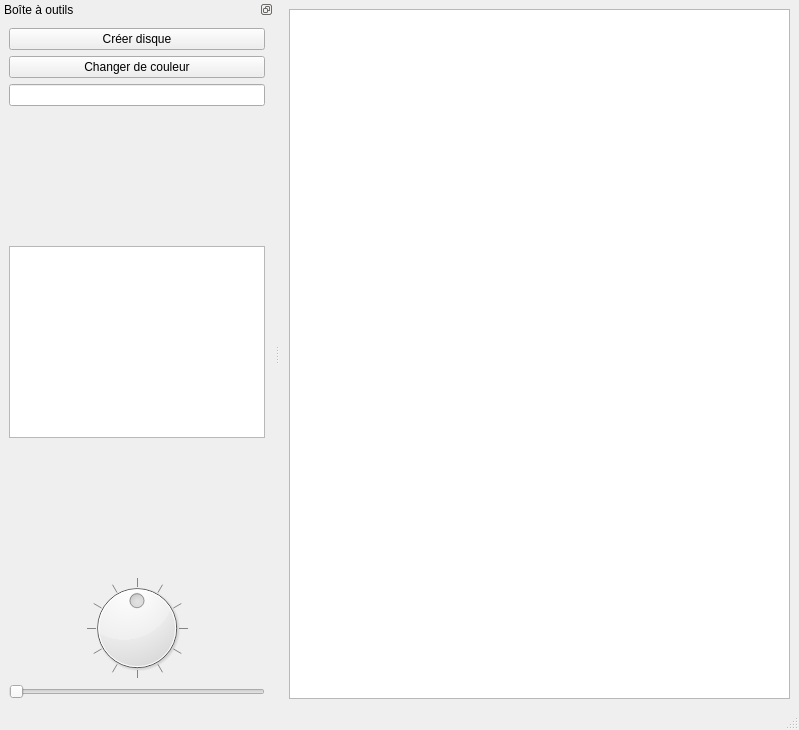
<?xml version="1.0" encoding="UTF-8"?>
<ui version="4.0">
 <class>MainWindow</class>
 <widget class="QMainWindow" name="MainWindow">
  <property name="geometry">
   <rect>
    <x>0</x>
    <y>0</y>
    <width>799</width>
    <height>730</height>
   </rect>
  </property>
  <property name="windowTitle">
   <string>MainWindow</string>
  </property>
  <property name="styleSheet">
   <string notr="true">#dockWidget{
 background-color:qlineargradient(spread:pad, x1:0.936, y1:0.188, x2:0.091, y2:1, stop:0 rgba(191, 249, 92, 255), stop:1 rgba(255, 255, 255, 255))
}</string>
  </property>
  <widget class="QWidget" name="centralWidget">
   <layout class="QHBoxLayout" name="horizontalLayout">
    <item>
     <widget class="QGraphicsView" name="vuePrincipale"/>
    </item>
   </layout>
  </widget>
  <widget class="QDockWidget" name="dockWidget">
   <property name="styleSheet">
    <string notr="true"/>
   </property>
   <property name="features">
    <set>QDockWidget::DockWidgetFloatable|QDockWidget::DockWidgetMovable</set>
   </property>
   <property name="allowedAreas">
    <set>Qt::LeftDockWidgetArea|Qt::RightDockWidgetArea</set>
   </property>
   <property name="windowTitle">
    <string>Boîte à outils</string>
   </property>
   <attribute name="dockWidgetArea">
    <number>1</number>
   </attribute>
   <widget class="QWidget" name="dockWidgetContents">
    <layout class="QVBoxLayout" name="verticalLayout">
     <item>
      <widget class="QPushButton" name="pushButtonCreerDisque">
       <property name="text">
        <string>Créer disque</string>
       </property>
      </widget>
     </item>
     <item>
      <widget class="QPushButton" name="pushButtonChangerCouleur">
       <property name="text">
        <string>Changer de couleur</string>
       </property>
      </widget>
     </item>
     <item>
      <widget class="QLineEdit" name="lineEditTexte"/>
     </item>
     <item>
      <spacer name="verticalSpacer">
       <property name="orientation">
        <enum>Qt::Vertical</enum>
       </property>
       <property name="sizeHint" stdset="0">
        <size>
         <width>20</width>
         <height>121</height>
        </size>
       </property>
      </spacer>
     </item>
     <item>
      <widget class="QGraphicsView" name="vueGlobale"/>
     </item>
     <item>
      <spacer name="verticalSpacer_2">
       <property name="orientation">
        <enum>Qt::Vertical</enum>
       </property>
       <property name="sizeHint" stdset="0">
        <size>
         <width>20</width>
         <height>120</height>
        </size>
       </property>
      </spacer>
     </item>
     <item>
      <widget class="QDial" name="dialRotation">
       <property name="minimum">
        <number>-180</number>
       </property>
       <property name="maximum">
        <number>180</number>
       </property>
       <property name="wrapping">
        <bool>true</bool>
       </property>
       <property name="notchTarget">
        <double>30.000000000000000</double>
       </property>
       <property name="notchesVisible">
        <bool>true</bool>
       </property>
      </widget>
     </item>
     <item>
      <widget class="QSlider" name="horizontalSliderZoom">
       <property name="font">
        <font>
         <kerning>true</kerning>
        </font>
       </property>
       <property name="minimum">
        <number>10</number>
       </property>
       <property name="maximum">
        <number>1000</number>
       </property>
       <property name="tracking">
        <bool>true</bool>
       </property>
       <property name="orientation">
        <enum>Qt::Horizontal</enum>
       </property>
       <property name="invertedAppearance">
        <bool>false</bool>
       </property>
       <property name="invertedControls">
        <bool>true</bool>
       </property>
       <property name="tickPosition">
        <enum>QSlider::NoTicks</enum>
       </property>
       <property name="tickInterval">
        <number>3</number>
       </property>
      </widget>
     </item>
    </layout>
   </widget>
  </widget>
  <widget class="QStatusBar" name="statusBar"/>
 </widget>
 <resources/>
 <connections/>
</ui>
